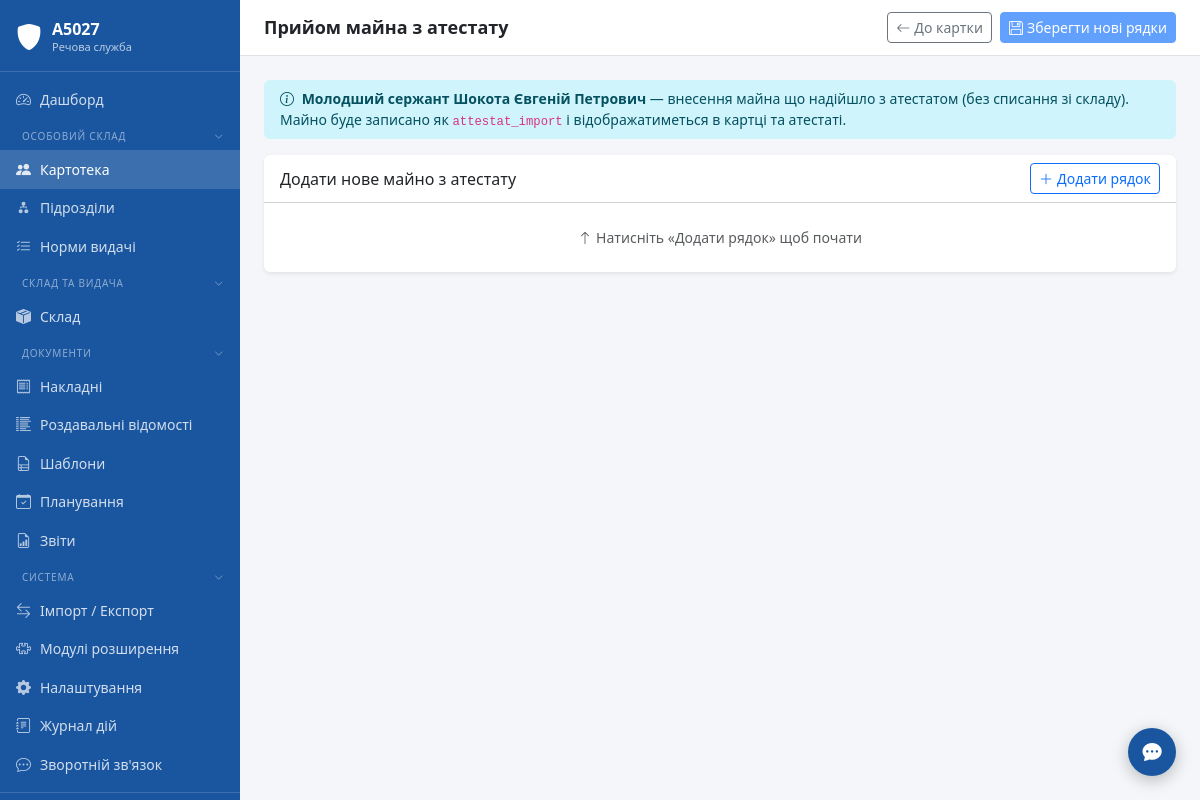
Screenshot of /personnel/1/attestat-import (signed in) with the database file from the repository.
### tables this page shows
CREATE TABLE settings (
            key TEXT PRIMARY KEY,
            value TEXT NOT NULL DEFAULT '',
            updated_at TEXT NOT NULL DEFAULT (datetime('now','localtime'))
        );

CREATE TABLE personnel (
            id INTEGER PRIMARY KEY AUTOINCREMENT,
            -- Основні дані
            last_name TEXT NOT NULL,
            first_name TEXT NOT NULL,
            middle_name TEXT,
            rank TEXT,
            position TEXT,
            category TEXT NOT NULL DEFAULT 'soldier',
            -- Розміщення
            battalion_id INTEGER REFERENCES battalions(id),
            unit_id INTEGER REFERENCES units(id),
            platoon_id INTEGER REFERENCES platoons(id),
            group_id INTEGER REFERENCES groups(id),
            -- Ідентифікатори
            ipn TEXT UNIQUE,
            card_number TEXT,
            phone TEXT,
            photo_path TEXT,
            -- Розміри
            size_head TEXT,
            size_height TEXT,
            size_underwear TEXT,
            size_suit TEXT,
            size_jacket TEXT,
            size_pants TEXT,
            size_shoes TEXT,
            -- Зарахування / вибуття
            enroll_date TEXT,
            enroll_order TEXT,
            dismiss_date TEXT,
            dismiss_order TEXT,
            -- Стан
            is_active INTEGER NOT NULL DEFAULT 1,
            archived_at TEXT,
            archive_reason TEXT,
            created_at TEXT NOT NULL DEFAULT (datetime('now','localtime')),
            updated_at TEXT NOT NULL DEFAULT (datetime('now','localtime'))
        , draft_date TEXT, draft_by TEXT, norm_id INTEGER REFERENCES supply_norms(id));

### modules/personnel/routes.py (the view, shortened to what this page needs)
@bp.route("/<int:person_id>/attestat-import", methods=["GET", "POST"])
@login_required
def attestat_import(person_id):
    conn = get_connection()
    person = conn.execute(
        "SELECT * FROM personnel WHERE id=?", (person_id,)
    ).fetchone()
    if not person:
        conn.close()
        flash("Особу не знайдено", "error")
        return redirect(url_for("personnel.index"))
    from datetime import date
    item_dict = conn.execute("""
        SELECT id, name, unit_of_measure,
               norm_dict_id,
               (SELECT nd.name FROM norm_dictionary nd WHERE nd.id = item_dictionary.norm_dict_id) AS norm_dict_name
        FROM item_dictionary
        ORDER BY name
    """).fetchall()
    existing = conn.execute("""
        SELECT pi.id, pi.quantity, pi.price, pi.category,
               pi.issue_date, pi.notes,
               pi.item_id,
               d.name AS item_name, d.unit_of_measure
        FROM personnel_items pi
        JOIN item_dictionary d ON pi.item_id = d.id
        WHERE pi.personnel_id = ?
          AND pi.source_type = 'attestat_import'
          AND pi.status = 'active'
        ORDER BY pi.issue_date, d.name
    """, (person_id,)).fetchall()
    existing = [dict(r) for r in existing]
    conn.close()
    return render_template("personnel/attestat_import.html",
                           person=person, item_dict=item_dict,
                           existing=existing,
                           today=date.today().isoformat())

### templates/personnel/attestat_import.html (shortened to what this page needs)
{% extends "base.html" %}
{% block page_title %}Прийом майна з атестату{% endblock %}
{% block topbar_actions %}
<a href="{{ url_for('personnel.card', person_id=person.id) }}" class="btn btn-sm btn-outline-secondary">
    <i class="bi bi-arrow-left me-1"></i>До картки
</a>
<button class="btn btn-sm btn-primary" id="btnSaveAll" disabled>
    <i class="bi bi-floppy me-1"></i>Зберегти нові рядки
</button>
{% endblock %}
{% block content %}
<div class="alert alert-info border-0 py-2 mb-3 small">
    <i class="bi bi-info-circle me-1"></i>
    <strong>{{ person.rank or '' }} {{ person.last_name }} {{ person.first_name }} {{ person.middle_name or '' }}</strong> —
    внесення майна що надійшло з атестатом (без списання зі складу).
    Майно буде записано як <code>attestat_import</code> і відображатиметься в картці та атестаті.
</div>
<div class="card border-0 shadow-sm">
    <div class="card-header bg-transparent d-flex align-items-center justify-content-between">
        <span class="fw-medium">Додати нове майно з атестату</span>
        <button type="button" class="btn btn-sm btn-outline-primary" id="btnAddRow">
            <i class="bi bi-plus-lg me-1"></i>Додати рядок
        </button>
    </div>
    <div class="card-body p-0">
        <div id="emptyHint" class="text-center text-muted py-4 small">
            <i class="bi bi-arrow-up me-1"></i>Натисніть «Додати рядок» щоб почати
        </div>
    </div>
</div>
{% endblock %}

### templates/base.html (shortened to what this page needs)
<!DOCTYPE html>
<html lang="uk">
<head>
    <link rel="stylesheet" href="{{ url_for('static', filename='css/bootstrap.min.css') }}">
    <link rel="stylesheet" href="{{ url_for('static', filename='css/bootstrap-icons.min.css') }}">
    <link rel="stylesheet" href="{{ url_for('static', filename='css/main.css') }}">
    <link rel="stylesheet" href="{{ url_for('static', filename='css/theme-' ~ (session.get('theme') or 'default') ~ '.css') }}">
</head>
<body>
<div class="app-wrapper">
    <nav class="app-sidebar">
        <a class="sidebar-brand" href="{{ url_for('dashboard') }}">
            <i class="bi bi-shield-fill sidebar-brand-icon"></i>
            <div class="sidebar-brand-text">
                <div class="title">{{ unit_name }}</div>
                <div class="subtitle">Речова служба</div>
            </div>
        </a>
        {%- set _in_docs = request.blueprint in ('invoices','rv','doc_templates','planning','reports') %}
        {%- set _in_plugins = plugin_menu_items and request.path and plugin_menu_items | selectattr('url') | list | length > 0 %}
        {%- set _sidebar_extra = slot('sidebar.items') %}
        {%- set _in_extra = _sidebar_extra and _sidebar_extra | length > 0 %}
        {%- set _in_system = request.blueprint in ('import_export','plugins','settings','audit') or request.path.startswith('/settings/') or request.path.startswith('/audit/') %}
        <ul class="nav flex-column sidebar-nav">
            <li class="nav-item">
                <a class="nav-link {% if request.endpoint == 'dashboard' %}active{% endif %}"
                   href="{{ url_for('dashboard') }}">
                    <i class="bi bi-speedometer2"></i> Дашборд
                </a>
            </li>
            <li>
                <button class="nav-section-toggle" data-section="os">
                    <span>Особовий склад</span>
                    <i class="bi bi-chevron-down nav-section-chevron"></i>
                </button>
            </li>
            <li class="nav-section-body" data-section-body="os">
                <ul class="nav flex-column">
                    <li class="nav-item">
                        <a class="nav-link {% if request.blueprint == 'personnel' %}active{% endif %}"
                           href="/personnel/">
                            <i class="bi bi-people-fill"></i> Картотека
                        </a>
                    </li>
                    <li class="nav-item">
                        <a class="nav-link {% if request.path == '/units/' or request.path.startswith('/units/') %}active{% endif %}"
                           href="/units/">
                            <i class="bi bi-diagram-2-fill"></i> Підрозділи
                        </a>
                    </li>
                    <li class="nav-item">
                        <a class="nav-link {% if request.blueprint == 'supply_norms' %}active{% endif %}"
                           href="/supply-norms/">
                            <i class="bi bi-list-check"></i> Норми видачі
                        </a>
                    </li>
                </ul>
            </li>
            <li>
                <button class="nav-section-toggle" data-section="sklad">
                    <span>Склад та видача</span>
                    <i class="bi bi-chevron-down nav-section-chevron"></i>
                </button>
            </li>
            <li class="nav-section-body" data-section-body="sklad">
                <ul class="nav flex-column">
                    <li class="nav-item">
                        <a class="nav-link {% if request.blueprint == 'warehouse' %}active{% endif %}"
                           href="/warehouse/">
                            <i class="bi bi-box-seam-fill"></i> Склад
                        </a>
                    </li>
                </ul>
            </li>
            <li>
                <button class="nav-section-toggle" data-section="docs"
                        {% if _in_docs %}data-default-open="1"{% endif %}>
                    <span>Документи</span>
                    <i class="bi bi-chevron-down nav-section-chevron"></i>
                </button>
            </li>
            <li class="nav-section-body" data-section-body="docs">
                <ul class="nav flex-column">
                    <li class="nav-item">
                        <a class="nav-link {% if request.blueprint == 'invoices' %}active{% endif %}"
                           href="/invoices/">
                            <i class="bi bi-receipt"></i> Накладні
                        </a>
                    </li>
                    <li class="nav-item">
                        <a class="nav-link {% if request.blueprint == 'rv' %}active{% endif %}"
                           href="/rv/">
                            <i class="bi bi-list-columns-reverse"></i> Роздавальні відомості
                        </a>
                    </li>
                    <li class="nav-item">
                        <a class="nav-link {% if request.blueprint == 'doc_templates' %}active{% endif %}"
                           href="/doc-templates/">
                            <i class="bi bi-file-earmark-ruled"></i> Шаблони
                        </a>
                    </li>
                    <li class="nav-item">
                        <a class="nav-link {% if request.blueprint == 'planning' %}active{% endif %}"
                           href="{{ url_for('planning.index') }}">
                            <i class="bi bi-calendar-check"></i> Планування
                        </a>
                    </li>
                    <li class="nav-item">
                        <a class="nav-link {% if request.blueprint == 'reports' %}active{% endif %}"
                           href="{{ url_for('reports.index') }}">
                            <i class="bi bi-file-earmark-bar-graph"></i> Звіти
                        </a>
                    </li>
                </ul>
            </li>
            <li>
                <button class="nav-section-toggle" data-section="system"
                        {% if _in_system %}data-default-open="1"{% endif %}>
                    <span>Система</span>
                    <i class="bi bi-chevron-down nav-section-chevron"></i>
                </button>
            </li>
            <li class="nav-section-body" data-section-body="system">
                <ul class="nav flex-column">
                    <li class="nav-item">
                        <a class="nav-link {% if request.blueprint == 'import_export' %}active{% endif %}"
                           href="{{ url_for('import_export.index') }}">
                            <i class="bi bi-arrow-left-right"></i> Імпорт / Експорт
                        </a>
                    </li>
                    <li class="nav-item">
                        <a class="nav-link {% if request.blueprint == 'plugins' %}active{% endif %}"
                           href="{{ url_for('plugins.index') }}">
                            <i class="bi bi-puzzle"></i> Модулі розширення
                        </a>
                    </li>
                    <li class="nav-item">
                        <a class="nav-link {% if request.path.startswith('/settings/') %}active{% endif %}"
                           href="/settings/">
                            <i class="bi bi-gear-fill"></i> Налаштування
                        </a>
                    </li>
                    <li class="nav-item">
                        <a class="nav-link {% if request.path.startswith('/audit/') %}active{% endif %}"
                           href="/audit/">
                            <i class="bi bi-journal-text"></i> Журнал дій
                        </a>
                    </li>
                    <li class="nav-item">
                        <a class="nav-link {% if request.path.startswith('/feedback') %}active{% endif %}"
                           href="/feedback/">
                            <i class="bi bi-chat-dots"></i> Зворотній зв'язок
                        </a>
                    </li>
                </ul>
            </li>
        </ul>
        <div class="sidebar-footer">
        </div>
    </nav>
    <div class="app-main">
        <div class="app-topbar">
            <h1>{% block page_title %}{% endblock %}</h1>
            <div class="d-flex gap-2">
                {% block topbar_actions %}{% endblock %}
            </div>
        </div>
        <div class="app-content">
            {% block content %}{% endblock %}
        </div>
    </div>
</div>
<div class="toast-container-fixed" id="toastContainer">
{% if session.get('user_id') %}
<button id="fbFloatBtn" title="Зворотній зв'язок / Повідомити про помилку"
        data-bs-toggle="modal" data-bs-target="#feedbackModal"
        style="position:fixed;bottom:1.5rem;right:1.5rem;z-index:1040;
               width:48px;height:48px;border-radius:50%;
               background:var(--app-primary);color:#fff;border:none;
               box-shadow:0 4px 16px rgba(0,0,0,.25);font-size:1.2rem;
               display:flex;align-items:center;justify-content:center;
               transition:transform .15s;">
    <i class="bi bi-chat-dots-fill"></i>
</button>
{% endif %}
</div></div>
</body>
</html>

### rows the page displays
settings: value "А5027"
personnel: rank "Молодший сержант", last_name "Шокота", first_name "Євгеній", middle_name "Петрович"
